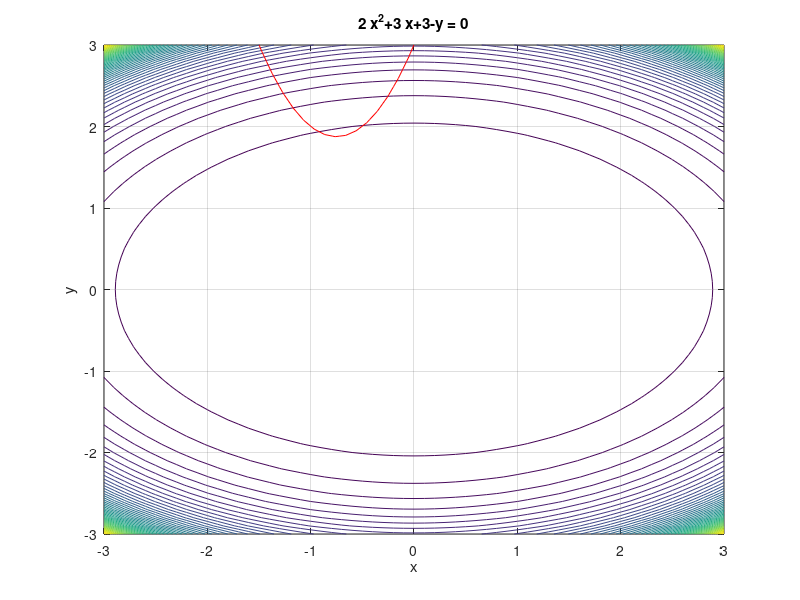

Write the MATLAB code that produced this figure.
% funktsiooni miinimumpunkti leidmine
% trahvifunktsioonide abil
% joonestame nivoojooned ja piirkonna D raja
[x,y]=meshgrid(-3:0.1:3,-3:0.1:3);
z=exp(0.2*x.^2+0.4*y.^2);
contour(x,y,z,50);
xlabel('x');
ylabel('y');
grid on
hold on
v=ezplot('2*x^2+3*x+3-y', [-3,3,-3,3])
set(v, 'color', 'r');
hold off
% defineerime signa=100
sigma=100;
% alglähend
x=-1;
y=2;
% algsamm
t=1;
t1=0.5;
% fiktiivne alglähend
xvana=1;
yvana=1;
% täpsus
eta = 1e-4;
% defineerime funktsiooni koos trahvifunktsiooniga
f=@(x,y)exp(0.2*x^2+0.4*y^2)+sigma*(max(0,2*x^2+3*x+3-y))^2;
while sqrt((x-xvana)^2+(y-yvana)^2)>=eta
    % antigradient määrab suuna, milles funktsioon kõige kiiremini kahaneb
    v1=-(exp(0.2*x^2+0.4*y^2)*0.4*x+sigma*2*max(0,2*x^2+3*x+3-y)*(4*x+3));
    v2=-(exp(0.2*x^2+0.4*y^2)*0.8*y+sigma*2*max(0,2*x^2+3*x+3-y)*(-1));
    xuus=x+t*v1;
    yuus=y+t*v2;
    while f(xuus,yuus)>=f(x,y)
        % arvutame uue sammu pikkuse juhul kui funktsioon ei kahane
        t=t*t1;
        xuus=x+t*v1;
        yuus=y+t*v2;
    end
    xvana=x;
    yvana=y;
    x=xuus;
    y=yuus;
end
x
y
    
